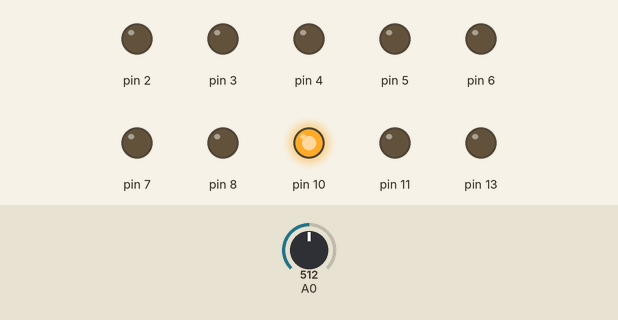
Recording of a sketch running on a simulated Arduino Uno, built with avr-gcc and run on an emulated ATmega328P. Parts: output pins drawn as LEDs (lit = HIGH). Inputs (shaded band) come from the test bench; at power-on: A0 = 512.

Above: at 1.2 s.
1.3 s: A0 set to 527
At 2.2 s:
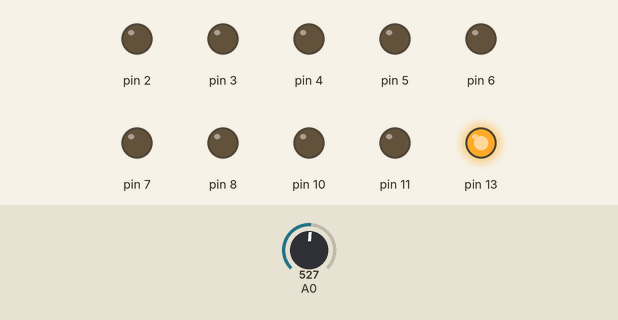
2.8 s: A0 set to 760
4.3 s: A0 set to 777
At 5.1 s:
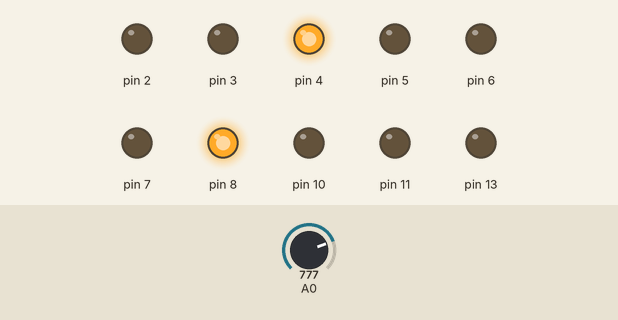
5.8 s: A0 set to 815
At 6.5 s:
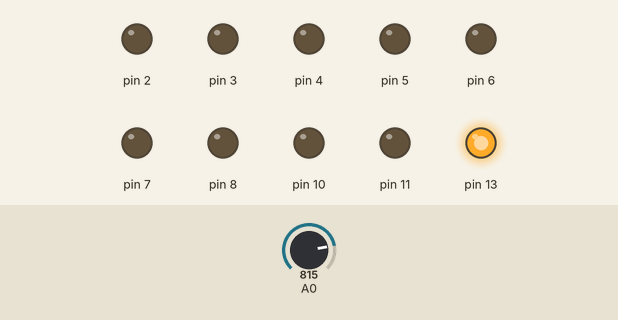
7.3 s: A0 set to 900
At 8.0 s:
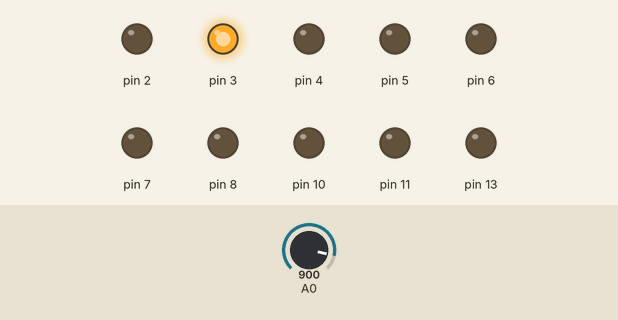
8.8 s: A0 set to 980
At 9.4 s:
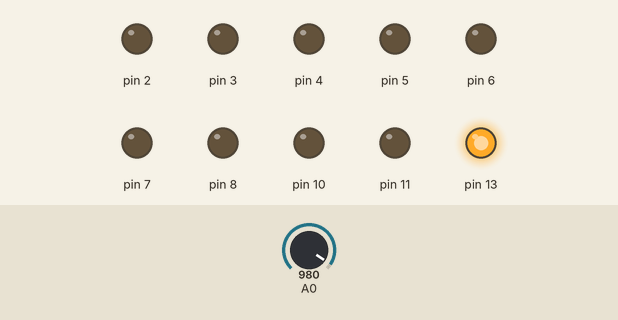
Timing chart, 0 to 11.3 s (numbered marks = the images above; inputs shaded):
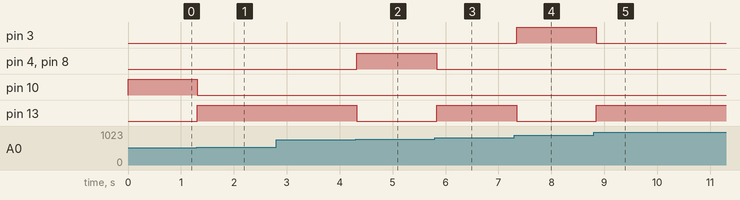

The sketch:

SteeringWheelControlv3.ino
```cpp
float buttonread = 0;
float buttonvoltage = 0;
int btdelay =0;
int mutebuttoncounter =0;

void setup() {
  pinMode(2, OUTPUT);
  pinMode(3, OUTPUT);
  pinMode(4, OUTPUT);
  pinMode (5, OUTPUT);
  pinMode(6, OUTPUT);
  pinMode(7, OUTPUT);
  pinMode(8, OUTPUT);
  pinMode (10, OUTPUT);
  pinMode(11, OUTPUT);
  pinMode (13, OUTPUT);
  //Serial.begin(9600);

}

void loop() {

  buttonread=analogRead(0);
  //Serial.println(buttonread);
  //Serial.print(" ");
  buttonvoltage=(1/((5*buttonread/1024)/(5-(5*buttonread/1024))))*1000;
  //Serial.println(buttonvoltage);
  //Serial.println(" ");

  //if mute button is long pressed (greater than 1 sec) play pause bluetooth instead of mute
  if ((buttonvoltage<=1800) || (buttonvoltage>=2300)){
   if ((mutebuttoncounter >0) && (mutebuttoncounter<10)){
     digitalWrite(2, LOW);
     digitalWrite(3, LOW);
     digitalWrite(4, LOW);
     digitalWrite(5, LOW);
     digitalWrite(6, LOW);
     digitalWrite(7, LOW);
     digitalWrite(8, LOW);
     digitalWrite(10, LOW);
     digitalWrite(11, HIGH);
     digitalWrite(13, LOW);
     //Serial.println("mute");
     delay(50);
   }
   else if (mutebuttoncounter >=10){
     digitalWrite(2, LOW);
     digitalWrite(3, LOW);
     digitalWrite(4, LOW);
     digitalWrite(5, LOW);
     digitalWrite(6, LOW);
     digitalWrite(7, HIGH);
     digitalWrite(8, LOW);
     digitalWrite(10, LOW);
     digitalWrite(11, LOW);
     digitalWrite(13, LOW);
     //Serial.println("pause");
     delay(75);
   }
   else{
   }
   mutebuttoncounter=0;
  }


  if ((buttonvoltage>45) && (buttonvoltage<65)){
    digitalWrite(2, HIGH);
    digitalWrite(3, LOW);
    digitalWrite(4, LOW);
    digitalWrite(5, LOW);
    digitalWrite(6, LOW);
    digitalWrite(7, LOW);
    digitalWrite(8, LOW);
    digitalWrite(10, LOW);
    digitalWrite(11, LOW);
    digitalWrite(13, LOW);
  }
  else if((buttonvoltage>125) && (buttonvoltage<165)){
    digitalWrite(2, LOW);
    digitalWrite(3, HIGH);
    digitalWrite(4, LOW);
    digitalWrite(5, LOW);
    digitalWrite(6, LOW);
    digitalWrite(7, LOW);
    digitalWrite(8, LOW);
    digitalWrite(10, LOW);
    digitalWrite(11, LOW);
    digitalWrite(13, LOW);
  }
  else if((buttonvoltage>275) && (buttonvoltage<335)){
    digitalWrite(2, LOW);
    digitalWrite(3, LOW);
    digitalWrite(4, HIGH);
    digitalWrite(5, LOW);
    digitalWrite(6, LOW);
    digitalWrite(7, LOW);
    digitalWrite(8, HIGH);
    digitalWrite(10, LOW);
    digitalWrite(11, LOW);
    digitalWrite(13, LOW);
  }
  else if((buttonvoltage>515) && (buttonvoltage<600)){
    digitalWrite(2, LOW);
    digitalWrite(3, LOW);
    digitalWrite(4, LOW);
    digitalWrite(5, HIGH);
    digitalWrite(6, HIGH);
    digitalWrite(7, LOW);
    digitalWrite(8, LOW);
    digitalWrite(10, LOW);
    digitalWrite(11, LOW);
    digitalWrite(13, LOW);
  }
  else if((buttonvoltage>970) && (buttonvoltage<1150)){
    digitalWrite(2, LOW);
    digitalWrite(3, LOW);
    digitalWrite(4, LOW);
    digitalWrite(5, LOW);
    digitalWrite(6, LOW);
    digitalWrite(7, LOW);
    digitalWrite(8, LOW);
    digitalWrite(10, HIGH);
    digitalWrite(11, LOW);
    digitalWrite(13, LOW);
  }
  else if((buttonvoltage>1800) && (buttonvoltage<2300)){
    mutebuttoncounter=mutebuttoncounter+1;


    //Serial.println(mutebuttoncounter);

      }
  else {
    digitalWrite(2, LOW);
    digitalWrite(3, LOW);
    digitalWrite(4, LOW);
    digitalWrite(5, LOW);
    digitalWrite(6, LOW);
    digitalWrite(7, LOW);
    digitalWrite(8, LOW);
    digitalWrite(10, LOW);
    digitalWrite(11, LOW);
    digitalWrite(13, HIGH);
  }

 /*
 if (btdelay<60){
    btdelay=btdelay+1;
 }
 else if(btdelay==60){
   digitalWrite(7, HIGH);
   btdelay=btdelay+1;
 }
 else if(btdelay==61){
   digitalWrite(7,LOW);
   btdelay=btdelay+1;
 }
 else {

 }
 */

 delay(50);
}
```

Measured:
- the behaviour switches between 519 and 520 on A0 (found by bisection; images 0 and 1)
- the behaviour switches between 767 and 768 on A0 (found by bisection; images 1 and 2)
- the behaviour switches between 803 and 804 on A0 (found by bisection; images 2 and 3)
- after the input at 1.3 s, pin 10: HIGH → LOW at once; pin 13: LOW → HIGH at once
- after the input at 2.8 s, every drawn part: stays the same
- after the input at 4.3 s, pin 4, pin 8: LOW → HIGH at once; pin 13: HIGH → LOW at once
- after the input at 5.8 s, pin 4, pin 8: HIGH → LOW at once; pin 13: LOW → HIGH at once
- after the input at 7.3 s, pin 3: LOW → HIGH at once; pin 13: HIGH → LOW at once
- after the input at 8.8 s, pin 3: HIGH → LOW after 0.05 s; pin 13: LOW → HIGH after 0.05 s
